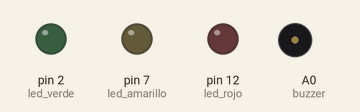
Recording of a sketch running on a simulated Arduino Uno, built with avr-gcc and run on an emulated ATmega328P. Shown: output pins drawn as LEDs (lit = HIGH), buzzer (waves = sounding).

Above: at 0.3 s.
At 6.05 s:
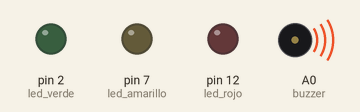
At 13.5 s:
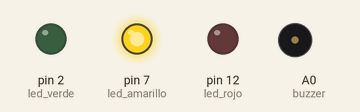
At 18.5 s:
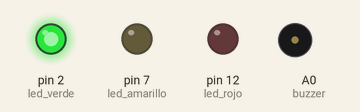
Timing chart, 0 to 25.3 s (numbered marks = the images above):
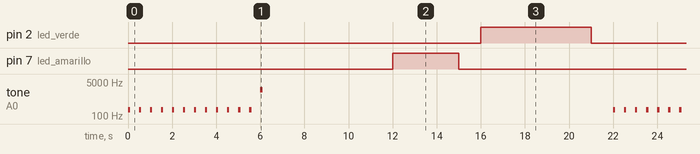

Measured:
- by itself, pin 2 (led_verde): alternates HIGH for 5.0 s and LOW for 17.0 s
- by itself, pin 7 (led_amarillo): alternates HIGH for 3.0 s and LOW for 19.0 s
- by itself, tone on A0 (buzzer): plays 200 Hz for 0.10 s, 200 Hz for 0.10 s, 200 Hz for 0.10 s, 200 Hz for 0.10 s, 200 Hz for 0.10 s, 200 Hz for 0.10 s … (78 notes in this stretch)

The sketch:

ejercicio_dojo_nicolas_azucena1.ino
```cpp
// C++ code
//
int led_rojo = 12;
int led_amarillo = 7;
int led_verde = 2;
int buzzer = A0;

void setup()
{
  pinMode(led_rojo, OUTPUT);
  pinMode(led_amarillo, OUTPUT);
  pinMode(led_verde, OUTPUT);

  pinMode(buzzer, OUTPUT);
  Serial.print(9600);
}

void loop()
{
  if (led_rojo = HIGH)
  {
    int i = 1;
    for(i = 0; i <= 5; i++)
    {
      tone(buzzer, 200,100);
      delay(500);
      tone(buzzer, 200,100);
      delay(500);
      Serial.println("Paso un segundo");

    }
  }
  digitalWrite(led_rojo, HIGH);
  tone(buzzer, 2000, 100);
  delay(5000); // Wait for 1000 millisecond(s)
  digitalWrite(led_rojo, LOW);
  delay(1000); // Wait for 1000 millisecond(s)

  digitalWrite(led_amarillo, HIGH);
  delay(3000); // Wait for 1000 millisecond(s)
  digitalWrite(led_amarillo, LOW);
  delay(1000); // Wait for 1000 millisecond(s)

  digitalWrite(led_verde, HIGH);
  delay(5000); // Wait for 1000 millisecond(s)
  digitalWrite(led_verde, LOW);
  delay(1000); // Wait for 1000 millisecond(s)


}
```
